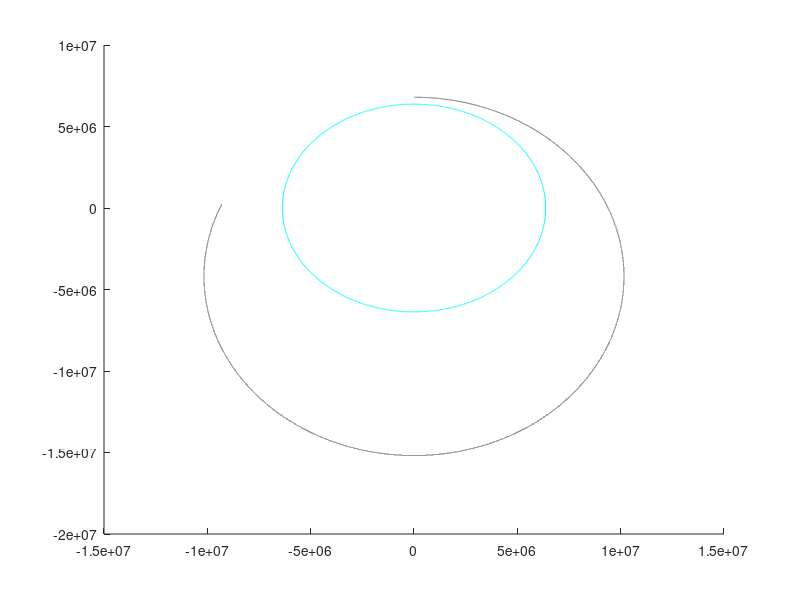

Write the MATLAB code that produced this figure.

M1 = 10;
M2 = 5.972e24;
Re = 6371000;
Ro = 425000 + Re;
G = 6.6725e-11;
Earthx = linspace(-Re,Re,1000);
Earthy_plus = sqrt(Re^2 - Earthx.^2);
Earthy_minus = -sqrt(Re^2 - Earthx.^2);

t = linspace(1,10000,100000); t_inc = t(2) - t(1);

r = zeros(1,length(t));
theta = zeros(1,length(t));
p_cart = zeros(2,length(t));
v_cart = zeros(2,length(t));
a_cart = zeros(2,length(t));
F_cart = zeros(2,length(t));
    
m1 = M1*ones(1,length(t));

p_cart(:,1) = [0;Ro];
v_cart(:,1) = [9000;0];

landed = 0;
landingCoords = [0,0];

close all
figure(1), hold on
%figure(2), hold on

for i=2:length(t)
    v_cart(:,i) = v_cart(:,i-1) + a_cart(:,i-1)*t_inc;
    p_cart(:,i) = p_cart(:,i-1) + v_cart(:,i-1)*t_inc;
    
    r(i) = sqrt(p_cart(1,i)^2 + p_cart(2,i)^2);
    theta(i) = atan2(p_cart(2,i),p_cart(1,i));
 
    F_cart(:,i) = -(G*M1*M2/(r(1,i)^3))*p_cart(:,i);
    a_cart(:,i) = F_cart(:,i)/m1(i);
    
    if r(i)<Re
        landed = 1;
        theta_land = (theta(i)*(Re-r(i)) + theta(i-1)*(r(i-1)-Re))/(r(i-1)-r(i));
        theta_land = (theta(i)+theta(i-1))/2;
        landingCoords = [Re*cos(theta_land); Re*sin(theta_land)];
    end
    if landed
        p_cart(:,i) = landingCoords;
        v_cart(:,i) = [0;0];
        a_cart(:,i) = [0;0];
        F_cart(:,i) = [0;0];
    end
    
    %figure(1),plot(p_cart(1,i),p_cart(2,i),'k*')
    %figure(2),plot(t(i),F_cart(2,i),'r*')
    %pause(1)
end
plot(Earthx,Earthy_plus,'c',Earthx,Earthy_minus,'c')
plot(p_cart(1,:),p_cart(2,:),'k--')


    